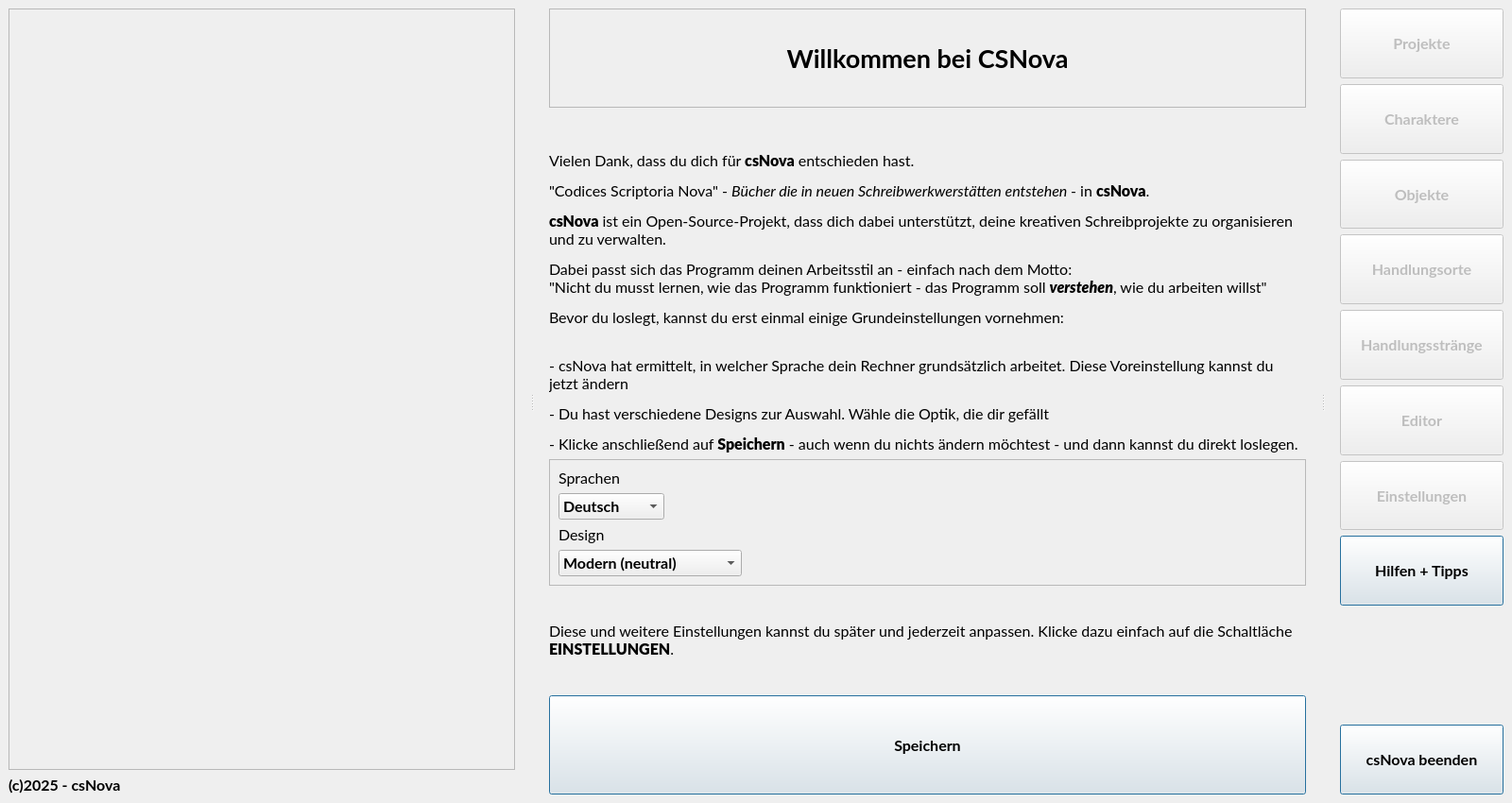
<?xml version="1.0" encoding="UTF-8"?>
<ui version="4.0">
 <class>MainWindowStart</class>
 <widget class="QMainWindow" name="MainWindowStart">
  <property name="geometry">
   <rect>
    <x>0</x>
    <y>0</y>
    <width>1600</width>
    <height>850</height>
   </rect>
  </property>
  <property name="sizePolicy">
   <sizepolicy hsizetype="Expanding" vsizetype="Expanding">
    <horstretch>0</horstretch>
    <verstretch>0</verstretch>
   </sizepolicy>
  </property>
  <property name="windowTitle">
   <string>csNova - Start</string>
  </property>
  <widget class="QWidget" name="centralwidget">
   <property name="sizePolicy">
    <sizepolicy hsizetype="Expanding" vsizetype="Expanding">
     <horstretch>0</horstretch>
     <verstretch>0</verstretch>
    </sizepolicy>
   </property>
   <layout class="QHBoxLayout" name="horizontalLayout">
    <item>
     <widget class="QSplitter" name="mainSplitter">
      <property name="sizePolicy">
       <sizepolicy hsizetype="Expanding" vsizetype="Expanding">
        <horstretch>0</horstretch>
        <verstretch>0</verstretch>
       </sizepolicy>
      </property>
      <property name="font">
       <font>
        <family>Lato</family>
        <pointsize>12</pointsize>
        <bold>true</bold>
        <stylestrategy>PreferAntialias</stylestrategy>
        <kerning>true</kerning>
       </font>
      </property>
      <property name="frameShape">
       <enum>QFrame::Shape::NoFrame</enum>
      </property>
      <property name="orientation">
       <enum>Qt::Orientation::Horizontal</enum>
      </property>
      <property name="handleWidth">
       <number>36</number>
      </property>
      <widget class="QWidget" name="widgetLeft" native="true">
       <property name="sizePolicy">
        <sizepolicy hsizetype="Expanding" vsizetype="Expanding">
         <horstretch>0</horstretch>
         <verstretch>0</verstretch>
        </sizepolicy>
       </property>
       <layout class="QVBoxLayout" name="verticalLayout_3">
        <item>
         <widget class="QFrame" name="frame_2">
          <property name="sizePolicy">
           <sizepolicy hsizetype="Expanding" vsizetype="Expanding">
            <horstretch>0</horstretch>
            <verstretch>0</verstretch>
           </sizepolicy>
          </property>
          <property name="frameShape">
           <enum>QFrame::Shape::StyledPanel</enum>
          </property>
          <property name="frameShadow">
           <enum>QFrame::Shadow::Raised</enum>
          </property>
          <layout class="QFormLayout" name="formLayout_2">
           <item row="0" column="1">
            <spacer name="horizontalSpacer_5">
             <property name="orientation">
              <enum>Qt::Orientation::Horizontal</enum>
             </property>
             <property name="sizeHint" stdset="0">
              <size>
               <width>400</width>
               <height>20</height>
              </size>
             </property>
            </spacer>
           </item>
          </layout>
         </widget>
        </item>
        <item>
         <widget class="QLabel" name="label">
          <property name="sizePolicy">
           <sizepolicy hsizetype="Fixed" vsizetype="Fixed">
            <horstretch>0</horstretch>
            <verstretch>0</verstretch>
           </sizepolicy>
          </property>
          <property name="text">
           <string>(c)2025 - csNova</string>
          </property>
         </widget>
        </item>
       </layout>
      </widget>
      <widget class="QWidget" name="widgetCenter" native="true">
       <property name="sizePolicy">
        <sizepolicy hsizetype="Expanding" vsizetype="Expanding">
         <horstretch>0</horstretch>
         <verstretch>0</verstretch>
        </sizepolicy>
       </property>
       <layout class="QVBoxLayout" name="verticalLayout_2">
        <item>
         <widget class="QLabel" name="welcomeTxt">
          <property name="sizePolicy">
           <sizepolicy hsizetype="Expanding" vsizetype="Expanding">
            <horstretch>0</horstretch>
            <verstretch>0</verstretch>
           </sizepolicy>
          </property>
          <property name="font">
           <font>
            <family>Lato</family>
            <pointsize>20</pointsize>
            <bold>true</bold>
            <stylestrategy>PreferAntialias</stylestrategy>
            <kerning>true</kerning>
           </font>
          </property>
          <property name="frameShape">
           <enum>QFrame::Shape::StyledPanel</enum>
          </property>
          <property name="text">
           <string>Willkommen bei CSNova</string>
          </property>
          <property name="alignment">
           <set>Qt::AlignmentFlag::AlignCenter</set>
          </property>
         </widget>
        </item>
        <item>
         <spacer name="horizontalSpacer_4">
          <property name="orientation">
           <enum>Qt::Orientation::Horizontal</enum>
          </property>
          <property name="sizeHint" stdset="0">
           <size>
            <width>40</width>
            <height>40</height>
           </size>
          </property>
         </spacer>
        </item>
        <item>
         <widget class="QLabel" name="labelWelcome">
          <property name="sizePolicy">
           <sizepolicy hsizetype="Expanding" vsizetype="Expanding">
            <horstretch>0</horstretch>
            <verstretch>0</verstretch>
           </sizepolicy>
          </property>
          <property name="font">
           <font>
            <family>Lato</family>
            <pointsize>12</pointsize>
            <bold>false</bold>
            <stylestrategy>PreferAntialias</stylestrategy>
            <kerning>true</kerning>
           </font>
          </property>
          <property name="text">
           <string>&lt;html&gt;&lt;head/&gt;&lt;body&gt;&lt;p&gt;Vielen Dank, dass du dich für &lt;span style=&quot; font-weight:700;&quot;&gt;csNova&lt;/span&gt; entschieden hast. &lt;/p&gt;&lt;p&gt;&amp;quot;Codices Scriptoria Nova&amp;quot; - &lt;span style=&quot; font-style:italic;&quot;&gt;Bücher die in neuen Schreibwerkwerstätten entstehen &lt;/span&gt;- in &lt;span style=&quot; font-weight:700;&quot;&gt;csNova&lt;/span&gt;.&lt;/p&gt;&lt;p&gt;&lt;span style=&quot; font-weight:700;&quot;&gt;csNova&lt;/span&gt; ist ein Open-Source-Projekt, dass dich dabei unterstützt, deine kreativen Schreibprojekte zu organisieren und zu verwalten.&lt;/p&gt;&lt;p&gt;Dabei passt sich das Programm deinen Arbeitsstil an - einfach nach dem Motto:&lt;br/&gt;&amp;quot;Nicht du musst lernen, wie das Programm funktioniert - das Programm soll &lt;span style=&quot; font-weight:700; font-style:italic;&quot;&gt;verstehen&lt;/span&gt;, wie du arbeiten willst&amp;quot;&lt;/p&gt;&lt;p&gt;Bevor du loslegt, kannst du erst einmal einige Grundeinstellungen vornehmen:&lt;br/&gt;&lt;/p&gt;&lt;p&gt;- csNova hat ermittelt, in welcher Sprache dein Rechner grundsätzlich arbeitet. Diese Voreinstellung kannst du jetzt ändern&lt;/p&gt;&lt;p&gt;- Du hast verschiedene Designs zur Auswahl. Wähle die Optik, die dir gefällt&lt;/p&gt;&lt;p&gt;- Klicke anschließend auf &lt;span style=&quot; font-weight:700;&quot;&gt;Speichern&lt;/span&gt; - auch wenn du nichts ändern möchtest - und dann kannst du direkt loslegen.&lt;/p&gt;&lt;/body&gt;&lt;/html&gt;</string>
          </property>
          <property name="textFormat">
           <enum>Qt::TextFormat::RichText</enum>
          </property>
          <property name="wordWrap">
           <bool>true</bool>
          </property>
         </widget>
        </item>
        <item>
         <widget class="QFrame" name="frame">
          <property name="sizePolicy">
           <sizepolicy hsizetype="Expanding" vsizetype="Expanding">
            <horstretch>0</horstretch>
            <verstretch>0</verstretch>
           </sizepolicy>
          </property>
          <property name="frameShape">
           <enum>QFrame::Shape::StyledPanel</enum>
          </property>
          <property name="frameShadow">
           <enum>QFrame::Shadow::Raised</enum>
          </property>
          <layout class="QFormLayout" name="formLayout">
           <item row="0" column="0">
            <widget class="QLabel" name="labelLanguages">
             <property name="font">
              <font>
               <family>Lato</family>
               <pointsize>12</pointsize>
               <bold>false</bold>
               <stylestrategy>PreferAntialias</stylestrategy>
               <kerning>true</kerning>
              </font>
             </property>
             <property name="text">
              <string>Sprachen</string>
             </property>
            </widget>
           </item>
           <item row="1" column="0">
            <widget class="QComboBox" name="comboBoxLanguage">
             <property name="currentIndex">
              <number>0</number>
             </property>
             <item>
              <property name="text">
               <string>Deutsch</string>
              </property>
             </item>
             <item>
              <property name="text">
               <string>Englisch</string>
              </property>
             </item>
             <item>
              <property name="text">
               <string>Französisch</string>
              </property>
             </item>
             <item>
              <property name="text">
               <string>Spanisch</string>
              </property>
             </item>
            </widget>
           </item>
           <item row="2" column="0">
            <widget class="QLabel" name="labelTheme">
             <property name="font">
              <font>
               <family>Lato</family>
               <pointsize>12</pointsize>
               <bold>false</bold>
               <stylestrategy>PreferAntialias</stylestrategy>
               <kerning>true</kerning>
              </font>
             </property>
             <property name="text">
              <string>Design</string>
             </property>
            </widget>
           </item>
           <item row="3" column="0">
            <widget class="QComboBox" name="comboBoxTheme">
             <property name="currentIndex">
              <number>7</number>
             </property>
             <item>
              <property name="text">
               <string>Antik (hell)</string>
              </property>
             </item>
             <item>
              <property name="text">
               <string>Antik (neutral)</string>
              </property>
             </item>
             <item>
              <property name="text">
               <string>Antik (dunkel)</string>
              </property>
             </item>
             <item>
              <property name="text">
               <string>Oldschool (hell)</string>
              </property>
             </item>
             <item>
              <property name="text">
               <string>Oldschool (neutral)</string>
              </property>
             </item>
             <item>
              <property name="text">
               <string>Oldschool (dunkel)</string>
              </property>
             </item>
             <item>
              <property name="text">
               <string>Modern (hell)</string>
              </property>
             </item>
             <item>
              <property name="text">
               <string>Modern (neutral)</string>
              </property>
             </item>
             <item>
              <property name="text">
               <string>Modern (dunkel)</string>
              </property>
             </item>
             <item>
              <property name="text">
               <string>Vintage (hell)</string>
              </property>
             </item>
             <item>
              <property name="text">
               <string>Vintage (neutral)</string>
              </property>
             </item>
             <item>
              <property name="text">
               <string>Vintage (dunkel)</string>
              </property>
             </item>
             <item>
              <property name="text">
               <string>Futuristisch (hell)</string>
              </property>
             </item>
             <item>
              <property name="text">
               <string>Futuristisch (neutral)</string>
              </property>
             </item>
             <item>
              <property name="text">
               <string>Futuristisch (dunkel)</string>
              </property>
             </item>
             <item>
              <property name="text">
               <string>Minimalistisch (hell)</string>
              </property>
             </item>
             <item>
              <property name="text">
               <string>Minimalistisch (neutral)</string>
              </property>
             </item>
             <item>
              <property name="text">
               <string>Minimalistisch (dunkel)</string>
              </property>
             </item>
            </widget>
           </item>
          </layout>
         </widget>
        </item>
        <item>
         <widget class="QLabel" name="labelInfo">
          <property name="sizePolicy">
           <sizepolicy hsizetype="Expanding" vsizetype="Expanding">
            <horstretch>0</horstretch>
            <verstretch>0</verstretch>
           </sizepolicy>
          </property>
          <property name="font">
           <font>
            <family>Lato</family>
            <pointsize>12</pointsize>
            <bold>false</bold>
            <stylestrategy>PreferAntialias</stylestrategy>
            <kerning>true</kerning>
           </font>
          </property>
          <property name="text">
           <string>&lt;html&gt;&lt;head/&gt;&lt;body&gt;&lt;p&gt;Diese und weitere Einstellungen kannst du später und jederzeit anpassen. Klicke dazu einfach auf die Schaltläche &lt;span style=&quot; font-weight:700;&quot;&gt;EINSTELLUNGEN&lt;/span&gt;. &lt;/p&gt;&lt;/body&gt;&lt;/html&gt;</string>
          </property>
          <property name="wordWrap">
           <bool>true</bool>
          </property>
         </widget>
        </item>
        <item>
         <widget class="QPushButton" name="saveBtn">
          <property name="sizePolicy">
           <sizepolicy hsizetype="Expanding" vsizetype="Expanding">
            <horstretch>0</horstretch>
            <verstretch>0</verstretch>
           </sizepolicy>
          </property>
          <property name="cursor">
           <cursorShape>PointingHandCursor</cursorShape>
          </property>
          <property name="toolTip">
           <string>Die aktuellen Einstellungen von Sprache und Design übernehmen</string>
          </property>
          <property name="text">
           <string>Speichern</string>
          </property>
          <property name="icon">
           <iconset theme="document-save"/>
          </property>
          <property name="iconSize">
           <size>
            <width>32</width>
            <height>32</height>
           </size>
          </property>
          <property name="default">
           <bool>true</bool>
          </property>
          <property name="flat">
           <bool>false</bool>
          </property>
         </widget>
        </item>
       </layout>
      </widget>
      <widget class="QWidget" name="widgetRight" native="true">
       <property name="sizePolicy">
        <sizepolicy hsizetype="Expanding" vsizetype="Expanding">
         <horstretch>0</horstretch>
         <verstretch>0</verstretch>
        </sizepolicy>
       </property>
       <layout class="QVBoxLayout" name="verticalLayout">
        <item>
         <widget class="QPushButton" name="projectBtn">
          <property name="enabled">
           <bool>false</bool>
          </property>
          <property name="sizePolicy">
           <sizepolicy hsizetype="Expanding" vsizetype="Expanding">
            <horstretch>0</horstretch>
            <verstretch>0</verstretch>
           </sizepolicy>
          </property>
          <property name="cursor">
           <cursorShape>PointingHandCursor</cursorShape>
          </property>
          <property name="toolTip">
           <string>Erstellen, bearbeiten und verwalten von Projekten</string>
          </property>
          <property name="autoFillBackground">
           <bool>false</bool>
          </property>
          <property name="text">
           <string>Projekte</string>
          </property>
          <property name="icon">
           <iconset theme="video-x-generic"/>
          </property>
          <property name="iconSize">
           <size>
            <width>32</width>
            <height>32</height>
           </size>
          </property>
          <property name="default">
           <bool>true</bool>
          </property>
          <property name="flat">
           <bool>false</bool>
          </property>
         </widget>
        </item>
        <item>
         <widget class="QPushButton" name="characterBtn">
          <property name="enabled">
           <bool>false</bool>
          </property>
          <property name="sizePolicy">
           <sizepolicy hsizetype="Expanding" vsizetype="Expanding">
            <horstretch>0</horstretch>
            <verstretch>0</verstretch>
           </sizepolicy>
          </property>
          <property name="cursor">
           <cursorShape>PointingHandCursor</cursorShape>
          </property>
          <property name="toolTip">
           <string>Erstellen, bearbeiten und verwalten von Charakteren</string>
          </property>
          <property name="text">
           <string>Charaktere</string>
          </property>
          <property name="icon">
           <iconset theme="face-cool"/>
          </property>
          <property name="iconSize">
           <size>
            <width>32</width>
            <height>32</height>
           </size>
          </property>
          <property name="autoDefault">
           <bool>false</bool>
          </property>
          <property name="default">
           <bool>true</bool>
          </property>
          <property name="flat">
           <bool>false</bool>
          </property>
         </widget>
        </item>
        <item>
         <widget class="QPushButton" name="objectsBtn">
          <property name="enabled">
           <bool>false</bool>
          </property>
          <property name="sizePolicy">
           <sizepolicy hsizetype="Expanding" vsizetype="Expanding">
            <horstretch>0</horstretch>
            <verstretch>0</verstretch>
           </sizepolicy>
          </property>
          <property name="cursor">
           <cursorShape>PointingHandCursor</cursorShape>
          </property>
          <property name="toolTip">
           <string>Erstellen, bearbeiten und verwalten von Objekten</string>
          </property>
          <property name="text">
           <string>Objekte</string>
          </property>
          <property name="icon">
           <iconset theme="applications-accessories"/>
          </property>
          <property name="iconSize">
           <size>
            <width>32</width>
            <height>32</height>
           </size>
          </property>
          <property name="default">
           <bool>true</bool>
          </property>
          <property name="flat">
           <bool>false</bool>
          </property>
         </widget>
        </item>
        <item>
         <widget class="QPushButton" name="locationBtn">
          <property name="enabled">
           <bool>false</bool>
          </property>
          <property name="sizePolicy">
           <sizepolicy hsizetype="Expanding" vsizetype="Expanding">
            <horstretch>0</horstretch>
            <verstretch>0</verstretch>
           </sizepolicy>
          </property>
          <property name="cursor">
           <cursorShape>PointingHandCursor</cursorShape>
          </property>
          <property name="toolTip">
           <string>Erstellen, bearbeiten und verwalten von Orten</string>
          </property>
          <property name="text">
           <string>Handlungsorte</string>
          </property>
          <property name="icon">
           <iconset theme="emblem-photos"/>
          </property>
          <property name="iconSize">
           <size>
            <width>32</width>
            <height>32</height>
           </size>
          </property>
          <property name="default">
           <bool>true</bool>
          </property>
          <property name="flat">
           <bool>false</bool>
          </property>
         </widget>
        </item>
        <item>
         <widget class="QPushButton" name="storylineBtn">
          <property name="enabled">
           <bool>false</bool>
          </property>
          <property name="sizePolicy">
           <sizepolicy hsizetype="Expanding" vsizetype="Expanding">
            <horstretch>0</horstretch>
            <verstretch>0</verstretch>
           </sizepolicy>
          </property>
          <property name="cursor">
           <cursorShape>PointingHandCursor</cursorShape>
          </property>
          <property name="toolTip">
           <string>Erstellen, bearbeiten und verwalten von Storylines</string>
          </property>
          <property name="text">
           <string>Handlungsstränge</string>
          </property>
          <property name="icon">
           <iconset theme="emblem-documents"/>
          </property>
          <property name="iconSize">
           <size>
            <width>32</width>
            <height>32</height>
           </size>
          </property>
          <property name="default">
           <bool>true</bool>
          </property>
          <property name="flat">
           <bool>false</bool>
          </property>
         </widget>
        </item>
        <item>
         <widget class="QPushButton" name="editorBtn">
          <property name="enabled">
           <bool>false</bool>
          </property>
          <property name="sizePolicy">
           <sizepolicy hsizetype="Expanding" vsizetype="Expanding">
            <horstretch>0</horstretch>
            <verstretch>0</verstretch>
           </sizepolicy>
          </property>
          <property name="cursor">
           <cursorShape>PointingHandCursor</cursorShape>
          </property>
          <property name="toolTip">
           <string>Erstellen, bearbeiten und verwalten von Kapiteln und Szenen</string>
          </property>
          <property name="text">
           <string>Editor</string>
          </property>
          <property name="icon">
           <iconset theme="accessories-text-editor"/>
          </property>
          <property name="iconSize">
           <size>
            <width>32</width>
            <height>32</height>
           </size>
          </property>
          <property name="default">
           <bool>true</bool>
          </property>
          <property name="flat">
           <bool>false</bool>
          </property>
         </widget>
        </item>
        <item>
         <widget class="QPushButton" name="preferencesBtn">
          <property name="enabled">
           <bool>false</bool>
          </property>
          <property name="sizePolicy">
           <sizepolicy hsizetype="Expanding" vsizetype="Expanding">
            <horstretch>0</horstretch>
            <verstretch>0</verstretch>
           </sizepolicy>
          </property>
          <property name="cursor">
           <cursorShape>PointingHandCursor</cursorShape>
          </property>
          <property name="toolTip">
           <string>Einstellungen anpassen: Sprache, Design, Vorlagen uvm.</string>
          </property>
          <property name="text">
           <string>Einstellungen</string>
          </property>
          <property name="icon">
           <iconset theme="applications-utilities"/>
          </property>
          <property name="iconSize">
           <size>
            <width>32</width>
            <height>32</height>
           </size>
          </property>
          <property name="default">
           <bool>true</bool>
          </property>
          <property name="flat">
           <bool>false</bool>
          </property>
         </widget>
        </item>
        <item>
         <widget class="QPushButton" name="helpBtn">
          <property name="sizePolicy">
           <sizepolicy hsizetype="Expanding" vsizetype="Expanding">
            <horstretch>0</horstretch>
            <verstretch>0</verstretch>
           </sizepolicy>
          </property>
          <property name="cursor">
           <cursorShape>PointingHandCursor</cursorShape>
          </property>
          <property name="toolTip">
           <string>Tutorials, Hilfen, Tipps, Kontakt und allgemeine Information zu csNova</string>
          </property>
          <property name="text">
           <string>Hilfen + Tipps</string>
          </property>
          <property name="icon">
           <iconset theme="dialog-question"/>
          </property>
          <property name="iconSize">
           <size>
            <width>32</width>
            <height>32</height>
           </size>
          </property>
          <property name="default">
           <bool>true</bool>
          </property>
          <property name="flat">
           <bool>false</bool>
          </property>
         </widget>
        </item>
        <item>
         <spacer name="horizontalSpacer">
          <property name="orientation">
           <enum>Qt::Orientation::Horizontal</enum>
          </property>
          <property name="sizeHint" stdset="0">
           <size>
            <width>40</width>
            <height>120</height>
           </size>
          </property>
         </spacer>
        </item>
        <item>
         <widget class="QPushButton" name="exitBnt">
          <property name="sizePolicy">
           <sizepolicy hsizetype="Expanding" vsizetype="Expanding">
            <horstretch>0</horstretch>
            <verstretch>0</verstretch>
           </sizepolicy>
          </property>
          <property name="cursor">
           <cursorShape>PointingHandCursor</cursorShape>
          </property>
          <property name="toolTip">
           <string>Das Programm csNova beenden</string>
          </property>
          <property name="text">
           <string>csNova beenden</string>
          </property>
          <property name="icon">
           <iconset theme="application-exit"/>
          </property>
          <property name="iconSize">
           <size>
            <width>32</width>
            <height>32</height>
           </size>
          </property>
          <property name="default">
           <bool>true</bool>
          </property>
          <property name="flat">
           <bool>false</bool>
          </property>
         </widget>
        </item>
       </layout>
      </widget>
     </widget>
    </item>
   </layout>
  </widget>
 </widget>
 <resources/>
 <connections/>
</ui>
